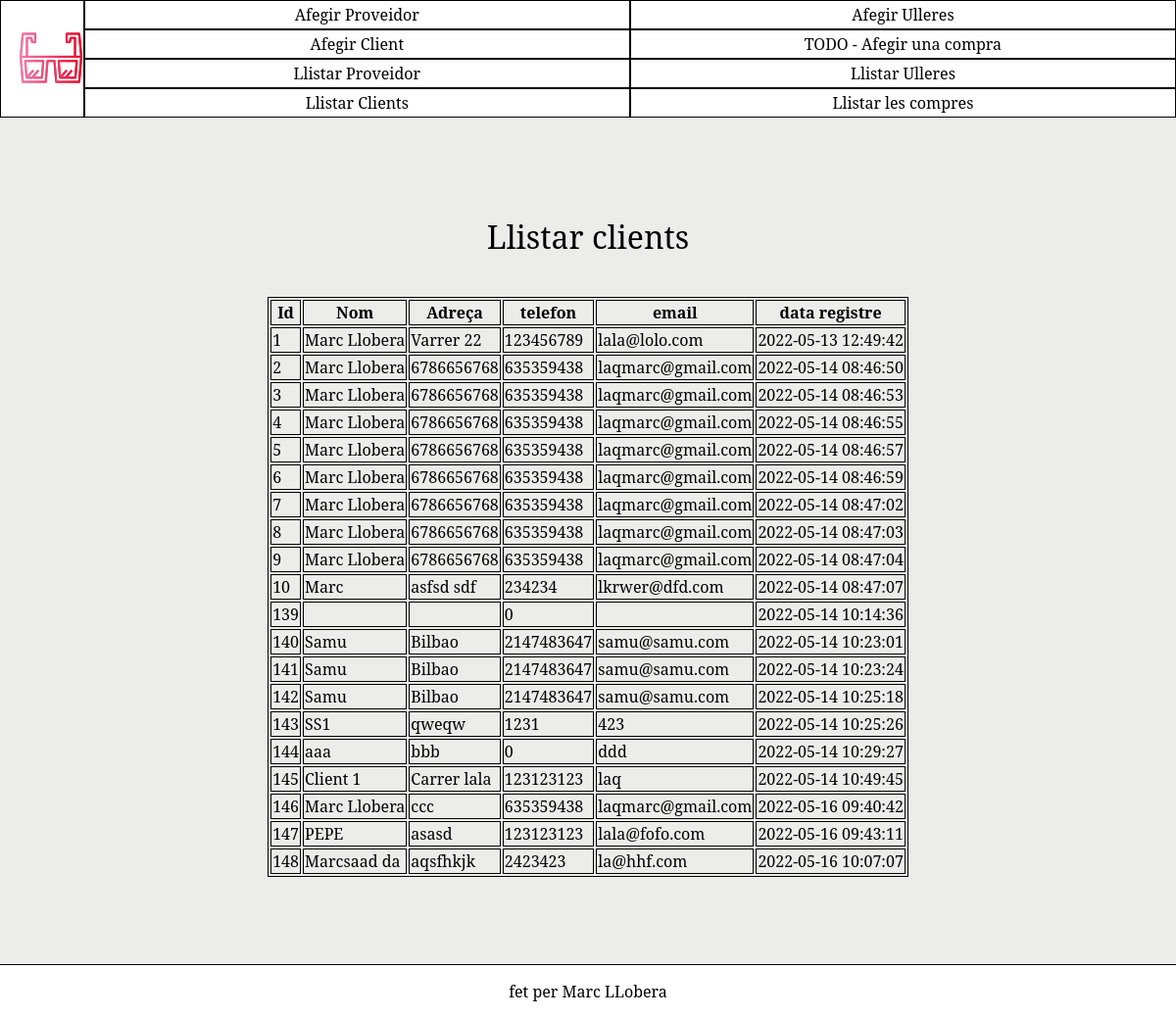
The page /llistar_clients.php on the database its author committed.
### tables this page shows
CREATE TABLE `clients` (
  `id` int(11) UNSIGNED NOT NULL,
  `nom` varchar(45) NOT NULL,
  `adress` varchar(100) NOT NULL,
  `telefon` int(9) DEFAULT NULL,
  `email` varchar(100) NOT NULL,
  `data_registre` timestamp NOT NULL DEFAULT current_timestamp() ON UPDATE current_timestamp(),
  `id_client_recomanat` int(11) UNSIGNED DEFAULT NULL
);

### llistar_clients.php (the view, shortened to what this page needs)
<!DOCTYPE html>
<html lang="en">
<head>
    <link rel="stylesheet" href="css/style.css">
</head>
<body>
<?php require_once 'header.php';?>
<?php require_once 'conection.php';?>
<main>
<h1>Llistar clients</h1>
<?php
$query = "SELECT * FROM `clients`";
$result1 = mysqli_query($connect, $query);
?>
<table>
<tr>
    <th>Id</th>
    <th>Nom</th>
    <th>Adreça</th>
    <th>telefon</th>
    <th>email</th>
    <th>data registre</th>
</tr>
<?php while($row1 = mysqli_fetch_array($result1)):;?>
<tr>
    <td><?php echo $row1[0];?></td>
    <td><?php echo $row1[1];?></td>
    <td><?php echo $row1[2];?></td>
    <td><?php echo $row1[3];?></td>
    <td><?php echo $row1[4];?></td>
    <td><?php echo $row1[5];?></td>
</tr>
<?php endwhile;?>
</table>
<br><br>
</main>
    <?php require_once 'footer.php';?>
</body>
</html>

### css/style.css (style rules this page uses)
* { font-family: 'Noto Serif', serif; }
*, *:before, *:after { box-sizing: border-box; }
html { overflow-y: scroll; background-color: #4d54411a; }
body { margin: 0px; }
main { padding: 200px 0px 100px; }
table { margin: auto; }
table, th, tr, td { border: 1px solid black; }
h1 { text-align: center; color: #000; font-weight: 300; margin: 0 0 40px; padding: 20px 0px 0px; }

### rows shown on the page
clients: id "1", nom "Marc Llobera", adress "Varrer 22", telefon "123456789", email "lala@lolo.com", data_registre "2022-05-13 12:49:42"
clients: id "2", nom "Marc Llobera", adress "6786656768", telefon "635359438", email "laqmarc@gmail.com", data_registre "2022-05-14 08:46:50"
clients: id "3", nom "Marc Llobera", adress "6786656768", telefon "635359438", email "laqmarc@gmail.com", data_registre "2022-05-14 08:46:53"
clients: id "4", nom "Marc Llobera", adress "6786656768", telefon "635359438", email "laqmarc@gmail.com", data_registre "2022-05-14 08:46:55"
clients: id "5", nom "Marc Llobera", adress "6786656768", telefon "635359438", email "laqmarc@gmail.com", data_registre "2022-05-14 08:46:57"
clients: id "6", nom "Marc Llobera", adress "6786656768", telefon "635359438", email "laqmarc@gmail.com", data_registre "2022-05-14 08:46:59"
clients: id "7", nom "Marc Llobera", adress "6786656768", telefon "635359438", email "laqmarc@gmail.com", data_registre "2022-05-14 08:47:02"
clients: id "8", nom "Marc Llobera", adress "6786656768", telefon "635359438", email "laqmarc@gmail.com", data_registre "2022-05-14 08:47:03"
clients: id "9", nom "Marc Llobera", adress "6786656768", telefon "635359438", email "laqmarc@gmail.com", data_registre "2022-05-14 08:47:04"
clients: id "10", nom "Marc", adress "asfsd sdf", telefon "234234", email "lkrwer@dfd.com", data_registre "2022-05-14 08:47:07"
clients: id "139", telefon "0", data_registre "2022-05-14 10:14:36"
clients: id "140", nom "Samu", adress "Bilbao", telefon "2147483647", email "samu@samu.com", data_registre "2022-05-14 10:23:01"
clients: id "141", nom "Samu", adress "Bilbao", telefon "2147483647", email "samu@samu.com", data_registre "2022-05-14 10:23:24"
clients: id "142", nom "Samu", adress "Bilbao", telefon "2147483647", email "samu@samu.com", data_registre "2022-05-14 10:25:18"
clients: id "143", nom "SS1", adress "qweqw", telefon "1231", email "423", data_registre "2022-05-14 10:25:26"
clients: id "144", nom "aaa", adress "bbb", telefon "0", email "ddd", data_registre "2022-05-14 10:29:27"
clients: id "145", nom "Client 1", adress "Carrer lala", telefon "123123123", email "laq", data_registre "2022-05-14 10:49:45"
clients: id "146", nom "Marc Llobera", adress "ccc", telefon "635359438", email "laqmarc@gmail.com", data_registre "2022-05-16 09:40:42"
clients: id "147", nom "PEPE", adress "asasd", telefon "123123123", email "lala@fofo.com", data_registre "2022-05-16 09:43:11"
clients: id "148", nom "Marcsaad da", adress "aqsfhkjk", telefon "2423423", email "la@hhf.com", data_registre "2022-05-16 10:07:07"
